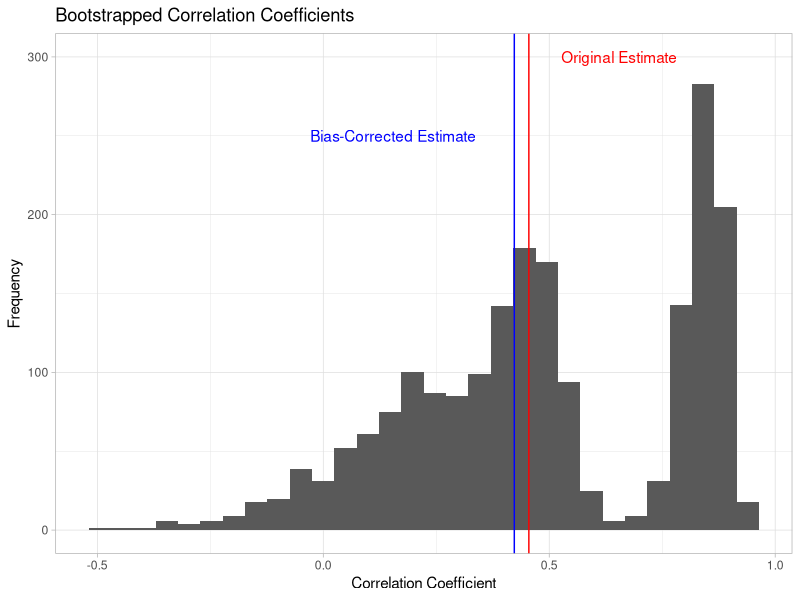

Write the R code that produced this figure.
# ============================================================================
# Name: Kelli Sugai 
# Date: 5/07/2025
# PHB 228: Statistical Computing
# Homework 5: Bootstrap Methods  
# ============================================================================

# Load required packages
library(ggplot2)
library(MASS)  # For mvrnorm function
library(knitr)
# ----------------------------------------------------------------------------
# PROBLEM 1: BOOTSTRAP BIAS ESTIMATION
# ----------------------------------------------------------------------------

# The bootstrap can be used to estimate bias in statistical estimators. For
# a sample statistic T, the bias is defined as E[T] - ￿, where ￿ is the true
# parameter value.

# a) Implement a function bootstrap_bias() that estimates the bias of
# the correlation coefficient between two variables using the bootstrap.
# Your function should have parameters:
  # • x and y: Two numeric vectors
  # • n_bootstrap: Number of bootstrap samples (default 2000)
  # • return_distribution: Logical indicating whether to return the
  #   bootstrap distribution (default TRUE)

# Function for bootstrap bias estimation. 
bootstrap_bias <- function(x, y, n_bootstrap = 2000, return_distribution = TRUE) 
  {
  # Find Bias = E[T'] - T,
  # Where T = the true correlation, and T' = bootstrapped correlation, 
  # and E[T'] = the average of all the bootstrapped correlations. 
  
  # Find T, the correlation between x and y. 
  realT <- cor(x,y)
  
  # Bootstrap T', a series of correlations, n_bootstrap times. 
  dist <- numeric(n_bootstrap)   # Prepare an object to hold the estimates. 
  for(i in 1:n_bootstrap){
    # Generate random indices. 
    indices <- sample(1:length(x), size = length(x), replace = TRUE)
    
    # Get correlation of x and y at these indices. 
    dist[i] <- cor(x[indices], y[indices])
  }
  
  # Calculate E[T'], the mean of our bootstrapped correlations. 
  distMean <- mean(dist)
  
  # Calculate the bias, E[T'] - T
  bias <- distMean - realT 
  
  # Use bias-corrected estimator, T - 'Bias' to find corrected bias. 
  bias_corrected <- realT - bias
  
  # Get results ready to return. 
  finals <- list(
    original_estimate = realT,
    bootstrap_mean = distMean,
    bias = bias,
    bias_corrected = bias_corrected
  )
  
  # Check if we want to return bootstrap_dist. 
  if(return_distribution == TRUE){
    finals$bootstrap_distribution <- dist
  }
  
  return(finals)
}

# Function implementation. 
set.seed(456) # For reproducibility.
x <- rnorm(30)
y <- rnorm(30)
bootstrap_bias(x, y, return_distribution = FALSE)
# $original_estimate
# [1] -0.2706364

# $bootstrap_mean
# [1] -0.2610255

# $bias
# [1] 0.009610889

# $bias_corrected
# [1] -0.2802473

# b) Generate bivariate data (n = 30) where the true correlation is 0.7, but
# with an outlier that affects the correlation. Apply your function to
# estimate the bias.

set.seed(456) # For reproducibility. 
n <- 30
rho <- 0.7 # True correlation. 

# Generate correlated data. 
sigma <- matrix(c(1, rho, rho, 1), ncol = 2)
xy <- mvrnorm(n-1, mu = c(0, 0), Sigma = sigma) 
  # Simulates 1 sample from the multivariate normal dist, n = 29.  

# Add outlier. 
xy <- rbind(xy, c(3, -3)) # Adds outlier to the n = 30 spot. 
x <- xy[,1] # x = column 1 of simulated bivariate data. 
y <- xy[,2] # y = column 2 of simulated bivariate data.

# Calculate sample correlation. 
sample_cor <- cor(x, y)
cat("Sample correlation:", sample_cor, "\n")
cat("True correlation:", rho, "\n")

# Estimate bias. 
bootstrapped <- bootstrap_bias(x,y, return_distribution =  TRUE)
# $original_estimate
# [1] 0.4548485

# $bootstrap_mean
# [1] 0.4969968

# $bias
# [1] 0.04214826

# $bias_corrected
# [1] 0.4127003

# c) Create a histogram of the bootstrap distribution of the correlation
# coefficient. Mark the original sample correlation and the bias-corrected
# estimate.

# Make data frame of bootstrapped estimates so we can use ggplot. 
df <- data.frame(
  correlation = bootstrapped$bootstrap_distribution
)

# Visualization. 
ggplot(data = df, 
       mapping = aes(x = correlation)) + 
  geom_histogram() + 
  geom_vline(xintercept = bootstrapped$original_estimate, color = "red") + 
  geom_vline(xintercept = bootstrapped$bias_corrected, color = "blue") + 
  labs(title = "Bootstrapped Correlation Coefficients",  
       x = "Correlation Coefficient", 
       y = "Frequency") + 
  annotate(geom = "text", x = bootstrapped$original_estimate + .2, y = 300, 
           label = "Original Estimate", color = "red") + 
  annotate(geom = "text", x = bootstrapped$original_estimate - .3, y = 250,
           label = "Bias-Corrected Estimate", color = "blue") + 
  theme_light()

# d) Discuss the results. Does the bootstrap effectively estimate the bias in
# this case? How does the bias-corrected estimate compare to the true
# correlation?

# Make a table for interpretation. 
interp <- data.frame(
  Measure = c("Real Correlation", "Sample Correlation", "Original Estimate", 
              "Bias-Corrected Estimate"), 
  Estimates = c(rho, sample_cor, bootstrapped$original_estimate, 
                bootstrapped$bias_corrected)
)
kable(interp, 
      caption = "Bootstrap Estimates Compared to Actual Correlation")

# In this case, the bootstrapping severely underestimated the actual correlation. 
# The real correlation = 0.70, but bootstrapping estimated it to be 0.45. 
# The bias-corrected estimate does even worse, estimating 0.42. 
# It did not effectively estimate the bias, as it assumed the estimate was 
# underestimating. The sample correlation was not a good reflection of the true 
# correlation, so bootstrapping compounded this inaccuracy. 

# ----------------------------------------------------------------------------
# PROBLEM 2: BOOTSTRAP CONFIDENCE INTERVALS
# ----------------------------------------------------------------------------

# The file returns.csv contains annual returns data for a portfolio over 50
# years. I don't have the data, so will generate similar. 

set.seed(42)
returns <- rnorm(50, mean = 0.08, sd = 0.12)
returns <- returns + rexp(50, rate = 20) - 0.05

# a) Implement a function bootstrap_mean() that uses the nonparametric
# bootstrap to estimate the standard error and 95% confidence interval
# for the mean annual return. Your function should have parameters:
  # • data: A vector of data values
  # • n_bootstrap: Number of bootstrap samples (default 2000)
  # • ci_type: Type of confidence interval to construct (“percentile”,
  #   “basic”, or “normal”)

# Function for bootstrap confidence intervals. 
bootstrap_mean <- function(data, n_bootstrap = 2000, ci_type = "percentile") {
  # Find original mean. 
  original_mean <- mean(data)
  
  # Make object to hold the bootstrapped means. 
  boot_means = numeric(n_bootstrap)
  
  # Get bootstrapped means, n_bootstrap times. 
  for(i in 1:n_bootstrap){
    sampled <- sample(data, size = length(data), replace = TRUE)
    boot_means[i] <- mean(sampled)
  }
  
  # Get bootstrapped standard error. 
  boot_se <- sd(boot_means)
  
  # Get confidence intervals. 
  alphaLevel <- as.double(0.05)
  ci <- c(NA,NA) 
  
  # Check the input for CI type. 
  if(ci_type == "percentile"){
    ci <- quantile(boot_means, probs = c(alphaLevel/2, 1 - alphaLevel/2))
  }
  
  else if(ci_type == "basic"){
    lowerCI <- 2*original_mean - quantile(boot_means, probs = 1-alphaLevel/2)
    upperCI <- 2*original_mean - quantile(boot_means, probs = alphaLevel/2)
    ci <- c(lowerCI, upperCI)
  }
  
  else if(ci_type == "normal"){
    z <- 1.96
    lowerCI <- original_mean - z*boot_se
    upperCI <- original_mean + z*boot_se
    ci <- c(lowerCI, upperCI)
  }
  
  else{
    return("Error: Please choose one of the following CI types: percentile, 
             basic, or normal.")
    stop()
  }
  
  return(list(
    original_mean = original_mean,
    boot_se = boot_se,
    ci = ci,
    boot_means = boot_means
  ))
}

# b) Apply your function to the returns data using all three CI methods.
# Report and compare the results.

percentileReturn <- bootstrap_mean(returns, ci_type = "percentile")
basicReturn <- bootstrap_mean(returns, ci_type = "basic")
normalReturn <- bootstrap_mean(returns, ci_type = "normal")

# Make comparison table. 
compTable <- data.frame(
  Method = c("Percentile", "Basic", "Normal"),
  Mean = c(percentileReturn$original_mean, basicReturn$original_mean, 
           normalReturn$original_mean), 
  Error = c(percentileReturn$boot_se, basicReturn$boot_se, normalReturn$boot_se),
  Lower = c(percentileReturn$ci[1], basicReturn$ci[1], normalReturn$ci[1]),
  Upper = c(percentileReturn$ci[2], basicReturn$ci[2], normalReturn$ci[2])
)
kable(compTable, 
      caption = "Comparison of CI Bootstrapping Methods")
